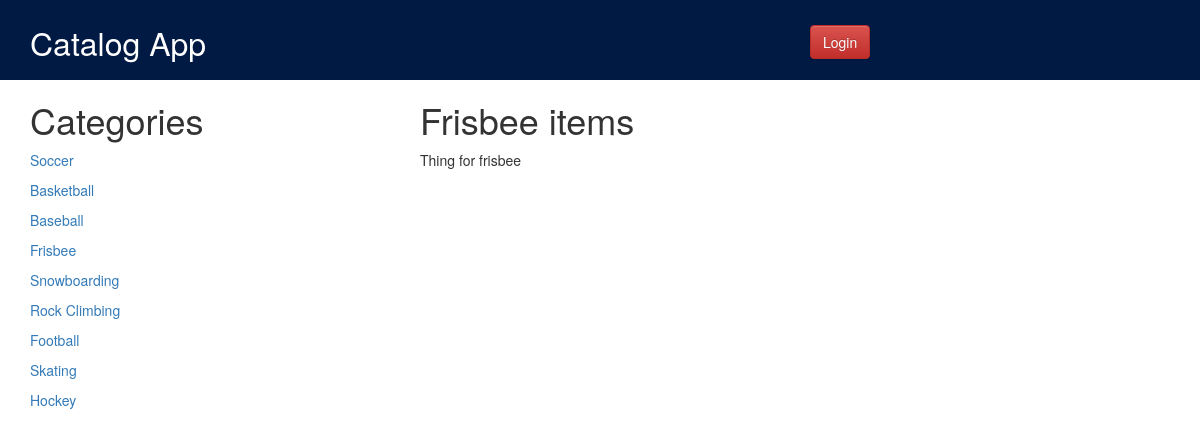
Screenshot of /catalog/Frisbee/Frisbee with the database file from the repository.
### database_setup.py (models this page shows, shortened)
class Category(Base):
    __tablename__ = 'category'
    id = Column(Integer, primary_key=True)
    name = Column(String(250), nullable=False)

class Item(Base):
    __tablename__ = 'item'
    id = Column(Integer, primary_key=True)
    name = Column(String(250), nullable=False)
    description = Column(Text, nullable=True)
    category_id = Column(Integer, ForeignKey('category.id'))
    category = relationship(Category)
    user_id = Column(Integer, ForeignKey('user.id'))
    user = relationship(User)
    created_date = Column(DateTime, default=datetime.datetime.now)

### application.py (the view)
@app.route('/catalog/<string:category_name>/<string:item_name>')
def showItem(category_name, item_name):
    categories = session.query(Category).all()
    category = session.query(Category).filter_by(name=category_name).one()
    item = session.query(Item).filter_by(name=item_name, category_id=category.id).one()
    creator = getUserInfo(item.user_id)
    return render_template('item.html', category=category, categories=categories, item=item, creator=creator)

### application.py (called while the page is built)
def getUserInfo(user_id):
    user = session.query(User).filter_by(id=user_id).one()
    return user

### templates/item.html (shortened to what this page needs)
{% extends "main.html" %}
{% block content %}
<div class="container">
    <div class="row">
        <div class="col-xs-4">
            <h1>Categories</h1>
            {% for category in categories %}
                <p><a href="{{ url_for('showItems', category_name=category.name) }}">{{ category.name }}</a></p>
            {% endfor %}
        </div>
        <div class="col-xs-8">
            <h1>{{ item.name }} items</h1>
            <p>{{ item.description }}</p>
        </div>
    </div>
</div>
{% endblock %}

### rows the page displays
Category: name "Soccer"
Category: name "Basketball"
Category: name "Baseball"
Category: name "Frisbee"
Category: name "Snowboarding"
Category: name "Rock Climbing"
Category: name "Football"
Category: name "Skating"
Category: name "Hockey"
Item: name "Frisbee", description "Thing for frisbee"
